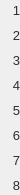
    <widget class="PyDMFrame" name="composite_11">
      <property name="geometry">
        <rect>
          <x>15</x>
          <y>70</y>
          <width>20</width>
          <height>195</height>
        </rect>
      </property>
      <widget class="QLabel" name="text_10">
        <property name="geometry">
          <rect>
            <x>0</x>
            <y>0</y>
            <width>20</width>
            <height>20</height>
          </rect>
        </property>
        <property name="text">
          <string>1</string>
        </property>
        <property name="font" stdset="0">
          <font>
            <pointsize>10</pointsize>
          </font>
        </property>
        <property name="brush" stdset="0">
          <brush brushstyle="SolidPattern">
            <color alpha="255">
              <red>45</red>
              <green>45</green>
              <blue>45</blue>
            </color>
          </brush>
        </property>
        <property name="toolTip">
          <string>text_10</string>
        </property>
        <property name="alignment">
          <set>Qt::AlignRight|Qt::AlignTrailing|Qt::AlignVCenter</set>
        </property>
        <property name="styleSheet">
          <string notr="true">QLabel#text_10 {
  color: rgb(45, 45, 45);
  }</string>
        </property>
      </widget>
      <widget class="QLabel" name="text_11">
        <property name="geometry">
          <rect>
            <x>0</x>
            <y>25</y>
            <width>20</width>
            <height>20</height>
          </rect>
        </property>
        <property name="text">
          <string>2</string>
        </property>
        <property name="font" stdset="0">
          <font>
            <pointsize>10</pointsize>
          </font>
        </property>
        <property name="brush" stdset="0">
          <brush brushstyle="SolidPattern">
            <color alpha="255">
              <red>45</red>
              <green>45</green>
              <blue>45</blue>
            </color>
          </brush>
        </property>
        <property name="toolTip">
          <string>text_11</string>
        </property>
        <property name="alignment">
          <set>Qt::AlignRight|Qt::AlignTrailing|Qt::AlignVCenter</set>
        </property>
        <property name="styleSheet">
          <string notr="true">QLabel#text_11 {
  color: rgb(45, 45, 45);
  }</string>
        </property>
      </widget>
      <widget class="QLabel" name="text_12">
        <property name="geometry">
          <rect>
            <x>0</x>
            <y>50</y>
            <width>20</width>
            <height>20</height>
          </rect>
        </property>
        <property name="text">
          <string>3</string>
        </property>
        <property name="font" stdset="0">
          <font>
            <pointsize>10</pointsize>
          </font>
        </property>
        <property name="brush" stdset="0">
          <brush brushstyle="SolidPattern">
            <color alpha="255">
              <red>45</red>
              <green>45</green>
              <blue>45</blue>
            </color>
          </brush>
        </property>
        <property name="toolTip">
          <string>text_12</string>
        </property>
        <property name="alignment">
          <set>Qt::AlignRight|Qt::AlignTrailing|Qt::AlignVCenter</set>
        </property>
        <property name="styleSheet">
          <string notr="true">QLabel#text_12 {
  color: rgb(45, 45, 45);
  }</string>
        </property>
      </widget>
      <widget class="QLabel" name="text_13">
        <property name="geometry">
          <rect>
            <x>0</x>
            <y>75</y>
            <width>20</width>
            <height>20</height>
          </rect>
        </property>
        <property name="text">
          <string>4</string>
        </property>
        <property name="font" stdset="0">
          <font>
            <pointsize>10</pointsize>
          </font>
        </property>
        <property name="brush" stdset="0">
          <brush brushstyle="SolidPattern">
            <color alpha="255">
              <red>45</red>
              <green>45</green>
              <blue>45</blue>
            </color>
          </brush>
        </property>
        <property name="toolTip">
          <string>text_13</string>
        </property>
        <property name="alignment">
          <set>Qt::AlignRight|Qt::AlignTrailing|Qt::AlignVCenter</set>
        </property>
        <property name="styleSheet">
          <string notr="true">QLabel#text_13 {
  color: rgb(45, 45, 45);
  }</string>
        </property>
      </widget>
      <widget class="QLabel" name="text_14">
        <property name="geometry">
          <rect>
            <x>0</x>
            <y>100</y>
            <width>20</width>
            <height>20</height>
          </rect>
        </property>
        <property name="text">
          <string>5</string>
        </property>
        <property name="font" stdset="0">
          <font>
            <pointsize>10</pointsize>
          </font>
        </property>
        <property name="brush" stdset="0">
          <brush brushstyle="SolidPattern">
            <color alpha="255">
              <red>45</red>
              <green>45</green>
              <blue>45</blue>
            </color>
          </brush>
        </property>
        <property name="toolTip">
          <string>text_14</string>
        </property>
        <property name="alignment">
          <set>Qt::AlignRight|Qt::AlignTrailing|Qt::AlignVCenter</set>
        </property>
        <property name="styleSheet">
          <string notr="true">QLabel#text_14 {
  color: rgb(45, 45, 45);
  }</string>
        </property>
      </widget>
      <widget class="QLabel" name="text_15">
        <property name="geometry">
          <rect>
            <x>0</x>
            <y>125</y>
            <width>20</width>
            <height>20</height>
          </rect>
        </property>
        <property name="text">
          <string>6</string>
        </property>
        <property name="font" stdset="0">
          <font>
            <pointsize>10</pointsize>
          </font>
        </property>
        <property name="brush" stdset="0">
          <brush brushstyle="SolidPattern">
            <color alpha="255">
              <red>45</red>
              <green>45</green>
              <blue>45</blue>
            </color>
          </brush>
        </property>
        <property name="toolTip">
          <string>text_15</string>
        </property>
        <property name="alignment">
          <set>Qt::AlignRight|Qt::AlignTrailing|Qt::AlignVCenter</set>
        </property>
        <property name="styleSheet">
          <string notr="true">QLabel#text_15 {
  color: rgb(45, 45, 45);
  }</string>
        </property>
      </widget>
      <widget class="QLabel" name="text_16">
        <property name="geometry">
          <rect>
            <x>0</x>
            <y>150</y>
            <width>20</width>
            <height>20</height>
          </rect>
        </property>
        <property name="text">
          <string>7</string>
        </property>
        <property name="font" stdset="0">
          <font>
            <pointsize>10</pointsize>
          </font>
        </property>
        <property name="brush" stdset="0">
          <brush brushstyle="SolidPattern">
            <color alpha="255">
              <red>45</red>
              <green>45</green>
              <blue>45</blue>
            </color>
          </brush>
        </property>
        <property name="toolTip">
          <string>text_16</string>
        </property>
        <property name="alignment">
          <set>Qt::AlignRight|Qt::AlignTrailing|Qt::AlignVCenter</set>
        </property>
        <property name="styleSheet">
          <string notr="true">QLabel#text_16 {
  color: rgb(45, 45, 45);
  }</string>
        </property>
      </widget>
      <widget class="QLabel" name="text_17">
        <property name="geometry">
          <rect>
            <x>0</x>
            <y>175</y>
            <width>20</width>
            <height>20</height>
          </rect>
        </property>
        <property name="text">
          <string>8</string>
        </property>
        <property name="font" stdset="0">
          <font>
            <pointsize>10</pointsize>
          </font>
        </property>
        <property name="brush" stdset="0">
          <brush brushstyle="SolidPattern">
            <color alpha="255">
              <red>45</red>
              <green>45</green>
              <blue>45</blue>
            </color>
          </brush>
        </property>
        <property name="toolTip">
          <string>text_17</string>
        </property>
        <property name="alignment">
          <set>Qt::AlignRight|Qt::AlignTrailing|Qt::AlignVCenter</set>
        </property>
        <property name="styleSheet">
          <string notr="true">QLabel#text_17 {
  color: rgb(45, 45, 45);
  }</string>
        </property>
      </widget>
    </widget>
